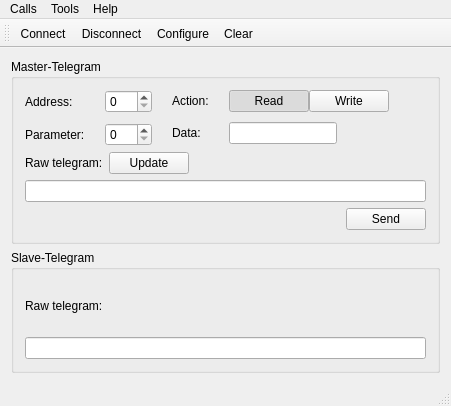
<?xml version="1.0" encoding="UTF-8"?>
<ui version="4.0">
 <class>MainWindow</class>
 <widget class="QMainWindow" name="MainWindow">
  <property name="geometry">
   <rect>
    <x>0</x>
    <y>0</y>
    <width>451</width>
    <height>406</height>
   </rect>
  </property>
  <property name="windowTitle">
   <string>Pfeiffer Vacuum COM-Tester</string>
  </property>
  <widget class="QWidget" name="centralWidget">
   <layout class="QVBoxLayout" name="verticalLayout_3">
    <item>
     <widget class="QGroupBox" name="groupBox">
      <property name="title">
       <string>Master-Telegram</string>
      </property>
      <layout class="QVBoxLayout" name="verticalLayout">
       <item>
        <layout class="QGridLayout" name="gridLayout" columnstretch="0,0">
         <property name="horizontalSpacing">
          <number>20</number>
         </property>
         <item row="0" column="0">
          <layout class="QFormLayout" name="formLayout">
           <property name="fieldGrowthPolicy">
            <enum>QFormLayout::FieldsStayAtSizeHint</enum>
           </property>
           <property name="horizontalSpacing">
            <number>20</number>
           </property>
           <property name="verticalSpacing">
            <number>10</number>
           </property>
           <item row="0" column="0">
            <widget class="QLabel" name="label">
             <property name="text">
              <string>Address:</string>
             </property>
            </widget>
           </item>
           <item row="0" column="1">
            <widget class="QSpinBox" name="sbAddress">
             <property name="maximum">
              <number>999</number>
             </property>
            </widget>
           </item>
           <item row="1" column="0">
            <widget class="QLabel" name="label_3">
             <property name="text">
              <string>Parameter:</string>
             </property>
            </widget>
           </item>
           <item row="1" column="1">
            <widget class="QSpinBox" name="sbParameter">
             <property name="maximum">
              <number>999</number>
             </property>
            </widget>
           </item>
          </layout>
         </item>
         <item row="0" column="1">
          <layout class="QFormLayout" name="formLayout_2">
           <property name="fieldGrowthPolicy">
            <enum>QFormLayout::FieldsStayAtSizeHint</enum>
           </property>
           <property name="horizontalSpacing">
            <number>20</number>
           </property>
           <property name="verticalSpacing">
            <number>10</number>
           </property>
           <item row="0" column="0">
            <widget class="QLabel" name="label_2">
             <property name="text">
              <string>Action:</string>
             </property>
            </widget>
           </item>
           <item row="0" column="1">
            <layout class="QHBoxLayout" name="horizontalLayout">
             <property name="spacing">
              <number>0</number>
             </property>
             <item>
              <widget class="QPushButton" name="btRead">
               <property name="text">
                <string>Read</string>
               </property>
               <property name="checkable">
                <bool>true</bool>
               </property>
               <property name="checked">
                <bool>true</bool>
               </property>
               <property name="autoExclusive">
                <bool>true</bool>
               </property>
              </widget>
             </item>
             <item>
              <widget class="QPushButton" name="pushButton_2">
               <property name="text">
                <string>Write</string>
               </property>
               <property name="checkable">
                <bool>true</bool>
               </property>
               <property name="autoExclusive">
                <bool>true</bool>
               </property>
              </widget>
             </item>
            </layout>
           </item>
           <item row="1" column="0">
            <widget class="QLabel" name="label_5">
             <property name="text">
              <string>Data:</string>
             </property>
            </widget>
           </item>
           <item row="1" column="1">
            <widget class="QLineEdit" name="lnData"/>
           </item>
          </layout>
         </item>
        </layout>
       </item>
       <item>
        <layout class="QHBoxLayout" name="horizontalLayout_3">
         <item>
          <widget class="QLabel" name="label_4">
           <property name="text">
            <string>Raw telegram:</string>
           </property>
          </widget>
         </item>
         <item>
          <widget class="QPushButton" name="btUpdateRaw">
           <property name="text">
            <string>Update</string>
           </property>
          </widget>
         </item>
         <item>
          <spacer name="horizontalSpacer_2">
           <property name="orientation">
            <enum>Qt::Horizontal</enum>
           </property>
           <property name="sizeHint" stdset="0">
            <size>
             <width>40</width>
             <height>20</height>
            </size>
           </property>
          </spacer>
         </item>
        </layout>
       </item>
       <item>
        <widget class="QLineEdit" name="lnRawMaster">
         <property name="readOnly">
          <bool>true</bool>
         </property>
        </widget>
       </item>
       <item>
        <layout class="QHBoxLayout" name="horizontalLayout_2">
         <item>
          <spacer name="horizontalSpacer">
           <property name="orientation">
            <enum>Qt::Horizontal</enum>
           </property>
           <property name="sizeHint" stdset="0">
            <size>
             <width>40</width>
             <height>20</height>
            </size>
           </property>
          </spacer>
         </item>
         <item>
          <widget class="QPushButton" name="btSend">
           <property name="text">
            <string>Send</string>
           </property>
          </widget>
         </item>
        </layout>
       </item>
      </layout>
     </widget>
    </item>
    <item>
     <widget class="QGroupBox" name="groupBox_2">
      <property name="title">
       <string>Slave-Telegram</string>
      </property>
      <layout class="QVBoxLayout" name="verticalLayout_2">
       <item>
        <widget class="QLabel" name="label_6">
         <property name="text">
          <string>Raw telegram:</string>
         </property>
        </widget>
       </item>
       <item>
        <widget class="QLineEdit" name="lnRawSlave">
         <property name="readOnly">
          <bool>true</bool>
         </property>
        </widget>
       </item>
      </layout>
     </widget>
    </item>
   </layout>
  </widget>
  <widget class="QMenuBar" name="menuBar">
   <property name="geometry">
    <rect>
     <x>0</x>
     <y>0</y>
     <width>451</width>
     <height>22</height>
    </rect>
   </property>
   <widget class="QMenu" name="menuCalls">
    <property name="title">
     <string>Calls</string>
    </property>
    <addaction name="actionConnect"/>
    <addaction name="actionDisconnect"/>
    <addaction name="separator"/>
    <addaction name="actionQuit"/>
   </widget>
   <widget class="QMenu" name="menuTools">
    <property name="title">
     <string>Tools</string>
    </property>
    <addaction name="actionConfigure"/>
    <addaction name="actionClear"/>
   </widget>
   <widget class="QMenu" name="menuHelp">
    <property name="title">
     <string>Help</string>
    </property>
    <addaction name="actionAbout"/>
    <addaction name="actionAboutQt"/>
   </widget>
   <addaction name="menuCalls"/>
   <addaction name="menuTools"/>
   <addaction name="menuHelp"/>
  </widget>
  <widget class="QToolBar" name="mainToolBar">
   <attribute name="toolBarArea">
    <enum>TopToolBarArea</enum>
   </attribute>
   <attribute name="toolBarBreak">
    <bool>false</bool>
   </attribute>
   <addaction name="actionConnect"/>
   <addaction name="actionDisconnect"/>
   <addaction name="actionConfigure"/>
   <addaction name="actionClear"/>
  </widget>
  <widget class="QStatusBar" name="statusBar"/>
  <action name="actionAbout">
   <property name="text">
    <string>&amp;About</string>
   </property>
   <property name="toolTip">
    <string>About program</string>
   </property>
   <property name="shortcut">
    <string>Alt+A</string>
   </property>
  </action>
  <action name="actionAboutQt">
   <property name="text">
    <string>About Qt</string>
   </property>
  </action>
  <action name="actionConnect">
   <property name="icon">
    <iconset resource="pvcom.qrc">
     <normaloff>:/images/connect.png</normaloff>:/images/connect.png</iconset>
   </property>
   <property name="text">
    <string>C&amp;onnect</string>
   </property>
   <property name="toolTip">
    <string>Connect to serial port</string>
   </property>
   <property name="shortcut">
    <string>Ctrl+O</string>
   </property>
  </action>
  <action name="actionDisconnect">
   <property name="icon">
    <iconset resource="pvcom.qrc">
     <normaloff>:/images/disconnect.png</normaloff>:/images/disconnect.png</iconset>
   </property>
   <property name="text">
    <string>&amp;Disconnect</string>
   </property>
   <property name="toolTip">
    <string>Disconnect from serial port</string>
   </property>
   <property name="shortcut">
    <string>Ctrl+D</string>
   </property>
  </action>
  <action name="actionConfigure">
   <property name="icon">
    <iconset resource="pvcom.qrc">
     <normaloff>:/images/settings.png</normaloff>:/images/settings.png</iconset>
   </property>
   <property name="text">
    <string>&amp;Configure</string>
   </property>
   <property name="toolTip">
    <string>Configure serial port</string>
   </property>
   <property name="shortcut">
    <string>Alt+C</string>
   </property>
  </action>
  <action name="actionClear">
   <property name="icon">
    <iconset resource="pvcom.qrc">
     <normaloff>:/images/clear.png</normaloff>:/images/clear.png</iconset>
   </property>
   <property name="text">
    <string>C&amp;lear</string>
   </property>
   <property name="toolTip">
    <string>Clear serial port</string>
   </property>
   <property name="shortcut">
    <string>Alt+L</string>
   </property>
  </action>
  <action name="actionQuit">
   <property name="icon">
    <iconset resource="pvcom.qrc">
     <normaloff>:/images/application-exit.png</normaloff>:/images/application-exit.png</iconset>
   </property>
   <property name="text">
    <string>&amp;Quit</string>
   </property>
   <property name="shortcut">
    <string>Ctrl+Q</string>
   </property>
  </action>
 </widget>
 <layoutdefault spacing="6" margin="11"/>
 <resources>
  <include location="pvcom.qrc"/>
 </resources>
 <connections/>
</ui>
